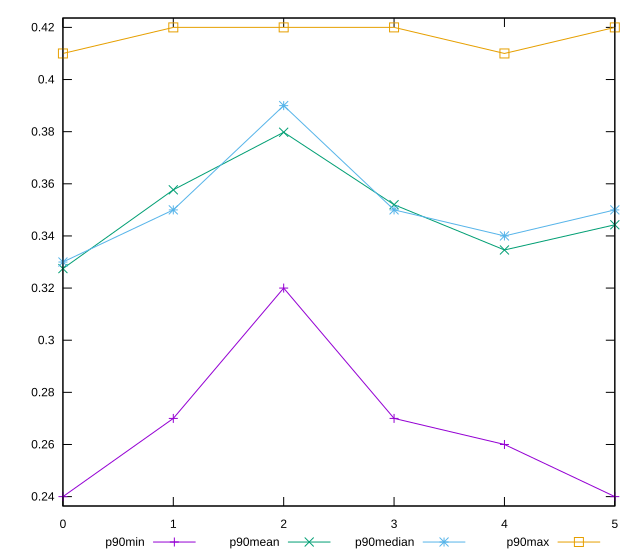

Recreate this plot in gnuplot.
reset

$p90Min <<EOF
0 0.24
1 0.27
2 0.32
3 0.27
4 0.26
5 0.24
EOF

$p90Mean <<EOF
0 0.32747252747252736
1 0.3576923076923078
2 0.37978021978022
3 0.35197802197802197
4 0.3346153846153846
5 0.3442857142857141
EOF

$p90Median <<EOF
0 0.33
1 0.35
2 0.39
3 0.35
4 0.34
5 0.35
EOF

$p90Max <<EOF
0 0.41
1 0.42
2 0.42
3 0.42
4 0.41
5 0.42
EOF

set key outside below
set xrange [0:5]
set yrange [0.2364:0.4236]
set trange [0.2364:0.4236]
set terminal svg size 640, 560 enhanced background rgb 'white'
set output "reprap/meta/score/progression/value.svg"

plot $p90Min title "p90min" with linespoints, \
     $p90Mean title "p90mean" with linespoints, \
     $p90Median title "p90median" with linespoints, \
     $p90Max title "p90max" with linespoints

reset
